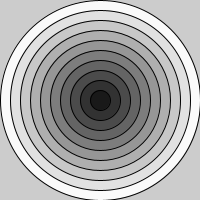
Frame 1 (no input)
Frame 60 (the mouse pressed at the canvas centre just before this capture): identical to frame 1, image omitted
Frame 120 (the mouse held since frame 60 and released just before this capture): identical to frame 1, image omitted

The Processing sketch that drew this single still picture (run headless with seeded random() and noise(); from frame 60 on, the mouse is pressed at the canvas centre):

// Processing sketch: exercise06_01_growing_circles_loop_sketch
// ── exercise06_01_growing_circles_loop_sketch.pde
int diameter;
int circleCount = 0;
int maxCircleCount = 10;
int COLOR_STEP = 25;

void setup() {
  size(200, 200);
  ellipseMode(CENTER);
  diameter = width;
}

void draw() {
  while(diameter >= 5 && circleCount < maxCircleCount) {
    fill(250 - circleCount * COLOR_STEP);
    ellipse(width/2, height/2, diameter, diameter);
    diameter = diameter - 20;
    circleCount++;
    println(circleCount);
  }
}
